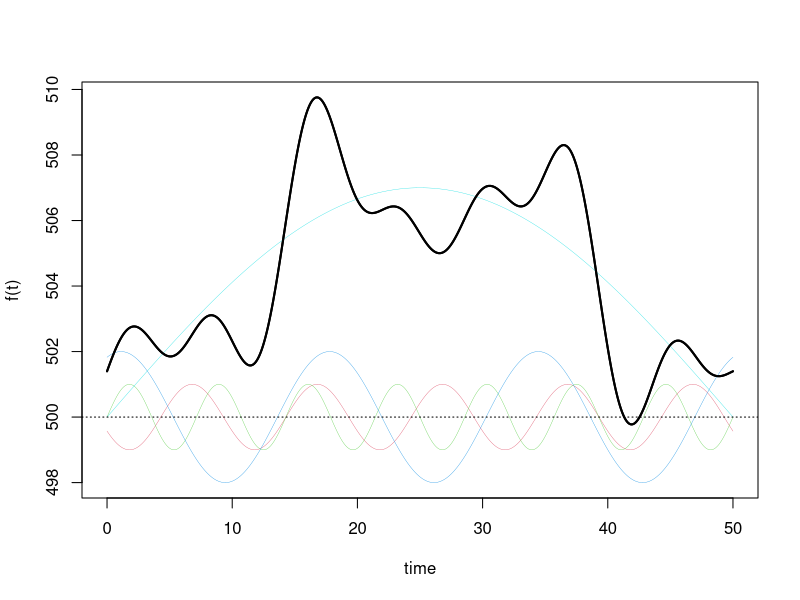

Recreate this plot in R.
## ---- chunk 1
f <- function(t, w, cs, cf, cd) { 
  ft <- dc.component + sum( cs * sin(cf*w*t + cd));
  return(ft);
}
## ---- chunk 2
# Here is a rewrite of the initial code, which might give a bit more information
# and allow you to see the component frequencies underlying the whole curve
acq.freq <- 100                    # data acquisition frequency (Hz)
time     <- 50                      # measuring time interval (seconds)
ts       <- seq(0,time,1/acq.freq) # vector of sampling time-points (s) 
f.0      <- 1/time                 # fundamental frequency (Hz)

dc.component       <- 500
component.freqs    <- c(5,7,3)          # frequency of signal components (Hz)
component.delay    <- c(35,0,20)          # delay of signal components (radians)
component.strength <- c(2.5,2.5,5.75)  # strength of signal components

f <- function(t, w, cs, cf, cd) { 
  ft <- dc.component + sum( cs * sin(cf*w*t + cd));
  return(ft);
}

# Before, this was using a trick in R that allowed the author to define the
# function from within 'sapply'. I'm not a fan of this, nor do I think that
# The use of sapply is terribly instructive. I've recoded to show how the
# function 'f' itself is passed to the function below and used inside 'lapply',
# Which essentially applies the function to all elements in ts and makes a list
plot.fourier <- function(f_function, f.0, ts, cs, cf, cd) {
  w <- 2*pi*f.0
  traj_list    <- lapply(ts, f_function, w = w, cs = cs, cf = cf, cd = cd);
  trajectory   <- unlist(x = traj_list);
  minval       <- min(trajectory);
  maxval       <- max(trajectory);
  trajectory_c <- NULL; # For the components
  for(i in 1:length(cf)){
    traj_list         <- lapply(ts, f, w = w, cs = cs[i], cf = cf[i], 
                                cd = cd[i]);
    trajectory_c[[i]] <- unlist(x = traj_list);
    # Don't worry about these maxval and minval lines line -- just to help plot
    if(minval > min(trajectory_c[[i]])){
      minval <- min(trajectory_c[[i]])
    }
    if(maxval < max(trajectory_c[[i]])){
      maxval <- max(trajectory_c[[i]])
    }
  }
  plot(x = ts, y = trajectory, type="l", xlab = "time", ylab = "f(t)", lwd = 2,
       ylim = c(minval, maxval));
  for(i in 1:length(cf)){
    points(x = ts, y = trajectory_c[[i]], type = "l", lwd = 0.35, col = i + 1);  
  }
  points(x = ts, y = trajectory, type="l", lwd = 2); # put to foreground
  abline(h = 500,lty = 3);
}

# Maybe we don't want it to come down so hard though? Reducing the other amps

new_freqs    <- c(5, 7, 3, 0.5)        # frequency of signal components (Hz)
new_delay    <- c(35, 0, 20, 0)       # delay of signal components (radians)
new_strength <- c(1, 1, 2, 7)  # strength of signal components

plot.fourier(f = f, f.0 = f.0, ts = ts, cs = new_strength, cf = new_freqs, 
             cd = new_delay);
